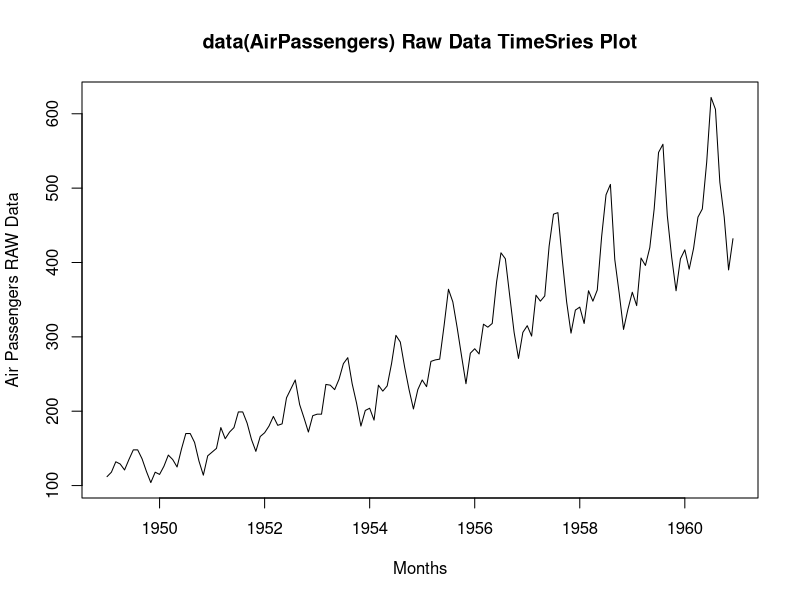
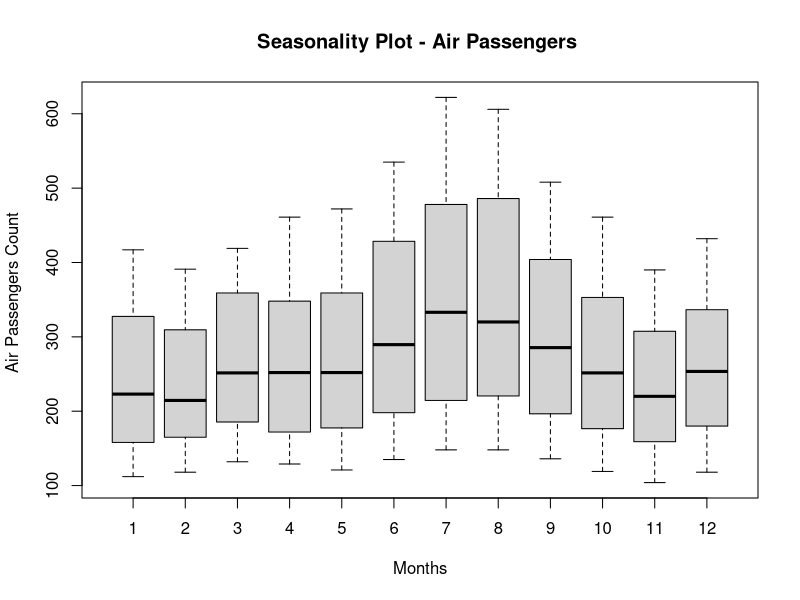

Write the R code that produced these figures, in order.
## ---- chunk 1
library(ggfortify)
library(tseries)
library(forecast)
data(AirPassengers)
ts_AirPassengers <- AirPassengers
class(ts_AirPassengers);head(ts_AirPassengers);tail(ts_AirPassengers);dim(ts_AirPassengers)
# Dimensions = NULL ??
# Check for Missing or NA 
sum(is.na(ts_AirPassengers)) # No Missing values - No NA 
# 

## ---- chunk 2
# Check Frequency of TimeSeries and the Cyclic part of the TS 
frequency(ts_AirPassengers);cycle(ts_AirPassengers)
# Check the summary of TS data 
summary(ts_AirPassengers)
# Plot Raw TimeSeries using the inbuilt base PLOT 
plot(ts_AirPassengers,xlab="Months", ylab = "Air Passengers RAW Data",main=("data(AirPassengers) Raw Data TimeSries Plot"))
## ---- chunk 3
boxplot(ts_AirPassengers~cycle(ts_AirPassengers),xlab="Months", ylab = "Air Passengers Count " ,main ="Seasonality Plot - Air Passengers ")
#Seasonality Plot − Air Passengers
## ---- chunk 4
